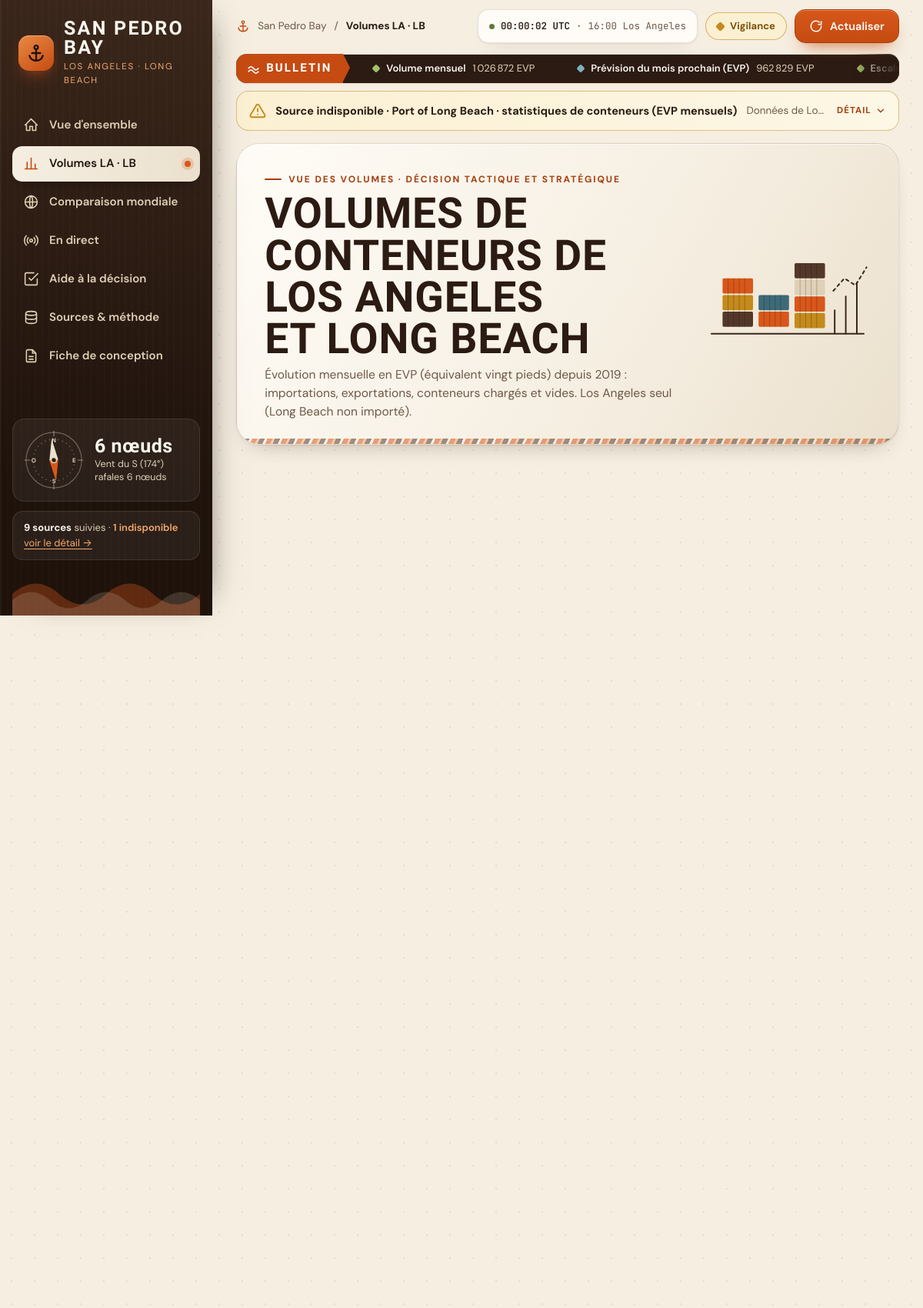
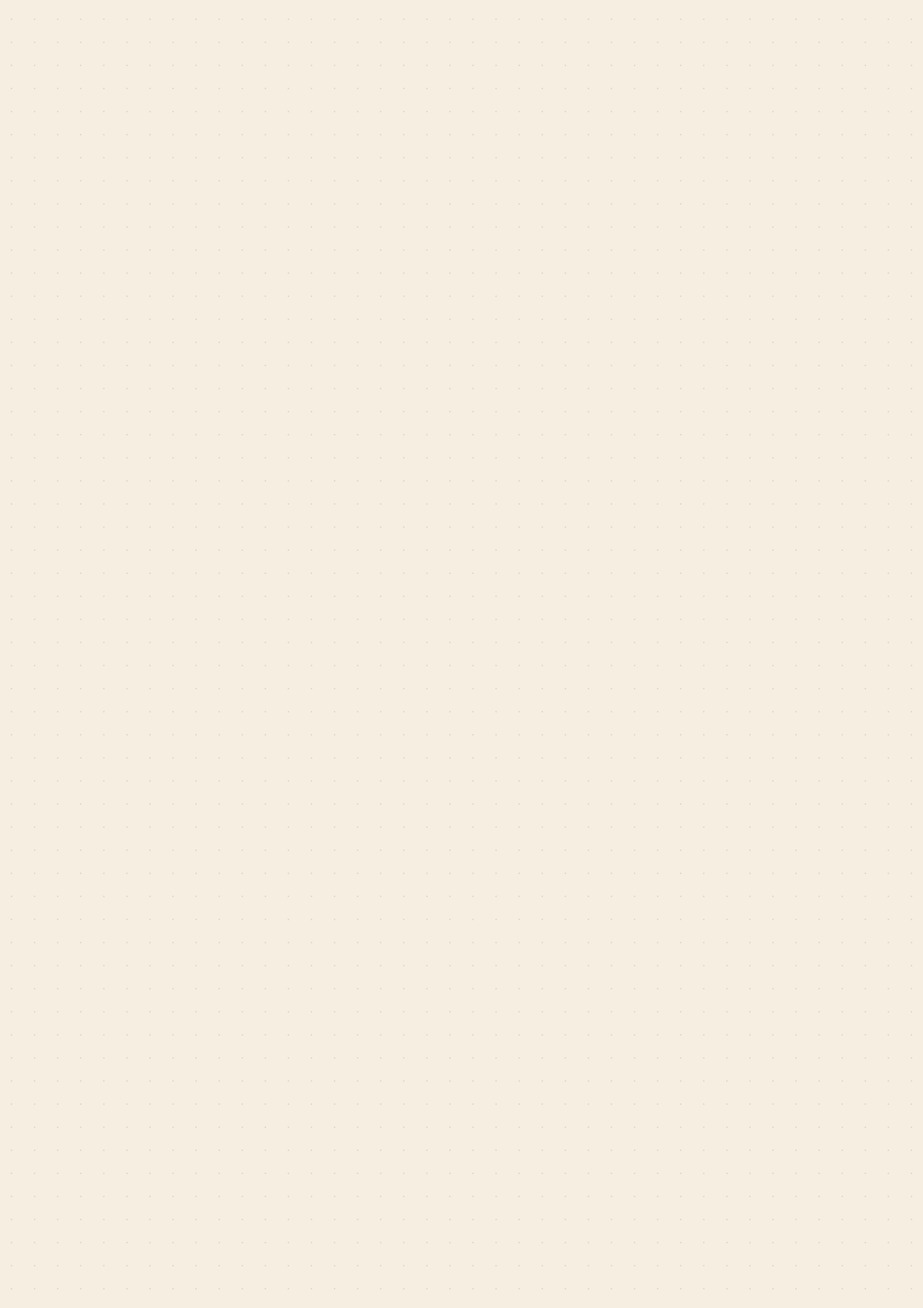
Screenshot of /volumes/ (upper part) with the database file from the repository (2 pictures, top to bottom).
### dashboard/models.py (models this page shows, shortened)
class DataSource(models.Model):
    STATUS = [("ok", "À jour"), ("stale", "Périmée"), ("error", "Erreur"), ("missing", "Indisponible")]
    key = models.CharField(max_length=40, unique=True)
    name = models.CharField(max_length=160)
    url = models.CharField(max_length=500, blank=True)
    kind = models.CharField(max_length=10, default="static")  # static | live
    retrieved_at = models.DateTimeField(null=True, blank=True)
    status = models.CharField(max_length=10, choices=STATUS, default="missing")
    message = models.TextField(blank=True)
    rows = models.IntegerField(default=0)
    last_period = models.CharField(max_length=40, blank=True)
    notes = models.TextField(blank=True)

### dashboard/views.py (the view)
# urls.py: path("volumes/", views.volumes, name="volumes"),
def volumes(request):
    return render(request, "dashboard/volumes.html", _ctx("volumes", donnees=viewdata.volumes_payload(), forecast=lire("forecast", {}),
                                                          anom=lire("anom_m", {}), anom_h=lire("anom_h", {})))

### dashboard/services/analytics/insights.py (called while the page is built)
def lire(cle, defaut=None):
    i = Insight.objects.filter(key=cle).first()
    return i.payload if i else defaut

### dashboard/services/analytics/series.py (called while the page is built)
def volumes_par_port() -> dict[str, pd.DataFrame]:
    out = {}
    for port in ("LA", "LB"):
        lignes = list(MonthlyVolume.objects.filter(port=port).order_by("month").values("month", *COMPOSANTES, "total_teu"))
        if lignes:
            df = pd.DataFrame(lignes)
            df["month"] = pd.to_datetime(df["month"])
            out[port] = df.set_index("month").sort_index().asfreq("MS")
    return out

def complexe(vol: dict[str, pd.DataFrame]):
    if "LA" not in vol:
        return None, "aucune donnée", []
    if "LB" in vol:
        idx = vol["LA"].dropna(subset=["total_teu"]).index.intersection(vol["LB"].dropna(subset=["total_teu"]).index)
        df = vol["LA"].loc[idx, COMPOSANTES + ["total_teu"]].add(vol["LB"].loc[idx, COMPOSANTES + ["total_teu"]])
        return df.asfreq("MS"), "San Pedro Bay (Los Angeles + Long Beach)", ["LA", "LB"]
    return vol["LA"][COMPOSANTES + ["total_teu"]].dropna().asfreq("MS"), "Los Angeles seul (Long Beach non importé)", ["LA"]

def tonnes_mensuelles(port_id="port664") -> pd.DataFrame:
    q = PortCallDaily.objects.filter(port_id=port_id).order_by("date").values("date", "import_container_t", "export_container_t")
    df = pd.DataFrame(list(q))
    if df.empty:
        return df
    df["date"] = pd.to_datetime(df["date"])
    d = df.set_index("date")
    jours = d["import_container_t"].resample("MS").count()
    m = d.resample("MS").sum()
    attendus = m.index.days_in_month
    m = m[(jours.reindex(m.index).values == attendus)]  # un mois partiel fausserait la comparaison
    m["total_t"] = m["import_container_t"] + m["export_container_t"]
    return m.rename(columns={"import_container_t": "import_t", "export_container_t": "export_t"})

### dashboard/services/collectors/ais_stream.py (called while the page is built)
def assurer():
    if settings.AISSTREAM_API_KEY and os.environ.get("AIS_AUTOSTART") != "0":
        return flux.demarrer()
    return False

### dashboard/services/fmt.py (called while the page is built)
def nb(x, d=0):
    if x is None or (isinstance(x, float) and (math.isnan(x) or math.isinf(x))):
        return "—"
    s = f"{x:,.{d}f}".replace(",", FIN_ESPACE).replace(".", ",")
    return s

def mois_fr(yyyy_mm):
    a, m = str(yyyy_mm)[:7].split("-")
    return f"{MOIS[int(m) - 1]} {a}"

### dashboard/services/viewdata.py (called while the page is built)
def _liste(s):
    return [None if pd.isna(x) else float(x) for x in s]

### dashboard/templatetags/dash.py (called while the page is built)
@register.filter
def nbfr(x, d=0):
    return fmt.nb(x, int(d))

@register.filter
def moisfr(x):
    return fmt.mois_fr(x)

### dashboard/templates/dashboard/volumes.html (shortened to what this page needs)
{% extends "dashboard/base.html" %}
{% load dash %}
{% block kicker %}Vue des volumes · décision tactique et stratégique{% endblock %}
{% block h1 %}Volumes de conteneurs de Los Angeles et Long Beach{% endblock %}
{% block lead %}Évolution mensuelle en EVP (équivalent vingt pieds) depuis 2019 : importations, exportations, conteneurs chargés et vides. {{ donnees.perimetre }}.{% endblock %}
{% block content %}
{% if donnees.complexe %}
<section data-stagger class="grid g4">
</section>
{% else %}
<div class="banner red"><div><b>Aucune donnée de volumes</b><span>Lancer <code>python manage.py fetch_all</code> pour télécharger les statistiques du Port of Los Angeles.</span></div></div>
{% endif %}
{% endblock %}

### dashboard/templates/dashboard/base.html (shortened to what this page needs)
{% load static dash %}<!doctype html>
<html lang="fr">
<head>
  <link rel="stylesheet" href="{% static 'dashboard/css/dashboard.css' %}">
</head>
<body>
<div class="app">
  <aside class="rail" aria-label="Navigation principale">
    <a class="brand" href="{% url 'accueil' %}" aria-label="San Pedro Bay, retour à la vue d'ensemble">
      <div class="brand-mark"><svg viewBox="0 0 24 24" aria-hidden="true"><circle cx="12" cy="5" r="2.2"/><path d="M12 7.2V21M7 12h10M4 15c1 4 4.2 6 8 6s7-2 8-6"/></svg></div>
      <div><b>San Pedro Bay</b><span>Los Angeles · Long Beach</span></div>
    </a>
    <nav class="nav">
      {% for slug, nom, icone in pages %}
      <a href="{% if slug == 'accueil' %}{% url 'accueil' %}{% else %}/{{ slug }}/{% endif %}" class="{% if page == slug %}on{% endif %}" {% if page == slug %}aria-current="page"{% endif %}>
        <svg viewBox="0 0 24 24" aria-hidden="true"><path d="{{ icone }}"/></svg><span>{{ nom }}</span></a>
      {% endfor %}
    </nav>
    <div class="rail-foot">
      <div class="compass-card" role="group" aria-label="Vent actuel">
        <svg class="compass" viewBox="0 0 100 100" aria-hidden="true">
          <circle class="ring" cx="50" cy="50" r="44"/><circle class="ring" cx="50" cy="50" r="33" stroke-dasharray="2 5"/>
          <path class="tick" d="M50 4v8M50 88v8M4 50h8M88 50h8"/>
          <text class="lbl" x="50" y="22">N</text><text class="lbl" x="82" y="54">E</text><text class="lbl" x="50" y="86">S</text><text class="lbl" x="18" y="54">O</text>
          <g class="needle" id="needle" data-deg="{{ vent.dir|default_if_none:'' }}"><polygon class="north" points="50,16 57,50 43,50"/><polygon class="south" points="50,84 57,50 43,50"/><circle cx="50" cy="50" r="4.2" fill="#2b1b12" stroke="#ebe0cd" stroke-width="1.6"/></g>
        </svg>
        <div>{% if vent %}<b>{{ vent.kn|nbfr:0 }} nœuds</b><span>Vent du {{ vent.rose }} ({{ vent.dir|nbfr:0 }}°){% if vent.rafales %}<br>rafales {{ vent.rafales|nbfr:0 }} nœuds{% endif %}</span>{% else %}<b>Vent</b><span>Prévision indisponible</span>{% endif %}</div>
      </div>
      <div class="src-card"><b>{{ sources|length }} sources</b> suivies ·
        {% if sources_ko %}<span class="bad">{{ sources_ko|length }} indisponible{{ sources_ko|length|pluralize }}</span>{% else %}<span class="good">toutes disponibles</span>{% endif %}
        <br><a href="/sources/">voir le détail →</a></div>
    </div>
  </aside>
  <main class="main" id="contenu" tabindex="-1">
    <div class="toolbar">
      <div class="crumbs"><svg viewBox="0 0 24 24" aria-hidden="true"><circle cx="12" cy="5" r="2.2"/><path d="M12 7.2V21M7 12h10M4 15c1 4 4.2 6 8 6s7-2 8-6"/></svg>San Pedro Bay <span aria-hidden="true">/</span>
        <b>{% for slug, nom, icone in pages %}{% if slug == page %}{{ nom }}{% endif %}{% endfor %}</b></div>
      <div class="top-right">
        <div class="clock" aria-label="Heure"><i aria-hidden="true"></i><b id="clock-utc">--:--:-- UTC</b> · <span id="clock-la">--:--</span></div>
        {% with n=synthese.niveau %}<span class="pill {{ n }}" role="status"><i aria-hidden="true"></i>{% if n == 'ok' %}Situation normale{% elif n == 'vigilance' %}Vigilance{% elif n == 'alerte' %}Alerte{% else %}État inconnu{% endif %}</span>{% endwith %}
        <button class="btn primary" id="btn-refresh" type="button" aria-label="Actualiser les données" title="Actualise la météo si elle a plus de 15 minutes (Maj + clic : forcer)">
          <svg viewBox="0 0 24 24" aria-hidden="true"><path d="M21 12a9 9 0 11-3-6.7M21 4v5h-5"/></svg><span class="lbl">Actualiser</span></button>
      </div>
    </div>
    <div class="stage">
    {% if ticker %}
    <div class="ticker" role="marquee" aria-label="Bulletin portuaire">
      <div class="ticker-tag" aria-hidden="true"><svg viewBox="0 0 24 24" width="17" height="17" style="stroke:#fff;fill:none;stroke-width:2.2;stroke-linecap:round;stroke-linejoin:round"><path d="M3 17c3-4 6-4 9 0s6 4 9 0M3 11c3-4 6-4 9 0s6 4 9 0"/></svg><span>Bulletin</span></div>
      <div class="ticker-track">
        {% for rep in "12" %}{% for t in ticker %}<span class="ticker-item" {% if forloop.parentloop.counter == 2 %}aria-hidden="true"{% endif %}><i class="{{ t.statut }}"></i><b>{{ t.titre }}</b><span>{{ t.valeur }} {{ t.unite }}</span></span>{% endfor %}{% endfor %}
      </div>
    </div>
    {% endif %}
    {% for s in bannieres %}
      <details class="banner fold {% if s.status == 'error' %}red{% elif s.key == 'ais_live' %}blue{% endif %}" role="status">
        <summary><svg viewBox="0 0 24 24" aria-hidden="true"><path d="M12 9v4M12 17h.01M10.3 3.9L1.8 18a2 2 0 001.7 3h17a2 2 0 001.7-3L13.7 3.9a2 2 0 00-3.4 0z"/></svg>
          <b>Source indisponible · {{ s.name }}</b><span class="peek">{{ s.message }}</span>
          <span class="more">Détail <svg viewBox="0 0 24 24" aria-hidden="true"><path d="M6 9l6 6 6-6"/></svg></span></summary>
        <p class="body">{{ s.message }}</p></details>
    {% endfor %}
    {% block tete %}
    <header class="pagehead">
      <div>
        <div class="kicker">{% block kicker %}Tableau de bord portuaire{% endblock %}</div>
        <h1>{% block h1 %}{% endblock %}</h1>
        <p>{% block lead %}{% endblock %}</p>
      </div>
      <div class="pagehead-art" aria-hidden="true">{% block art %}{% endblock %}</div>
    </header>
    {% endblock %}
    {% block content %}{% endblock %}
    </div>
  </main>
</div>
</body>
</html>

### rows the page displays
DataSource: name "Port of Long Beach · statistiques de conteneurs (EVP mensuels)", message "Données de Lo…"

### other values shown
{{ nom }} "Vue d'ensemble" "Volumes LA · LB" "Comparaison mondiale" "En direct" "Aide à la décision" "Sources & méthode" "Fiche de conception"
{{ vent.kn|nbfr:0 }} "6"
{{ vent.rose }} "S"
{{ vent.dir|nbfr:0 }} "174"
{{ vent.rafales|nbfr:0 }} "6"
{{ sources|length }} "9"
{{ sources_ko|length }} "1"
{{ nom }} "Volumes LA · LB"
{{ t.titre }} "Volume mensuel" "Prévision du mois prochain (EVP)"
{{ t.valeur }} "1 026 872" "962 829"
{{ t.unite }} "EVP" "EVP"
{{ donnees.perimetre }} "Los Angeles seul (Long Beach non importé)"
